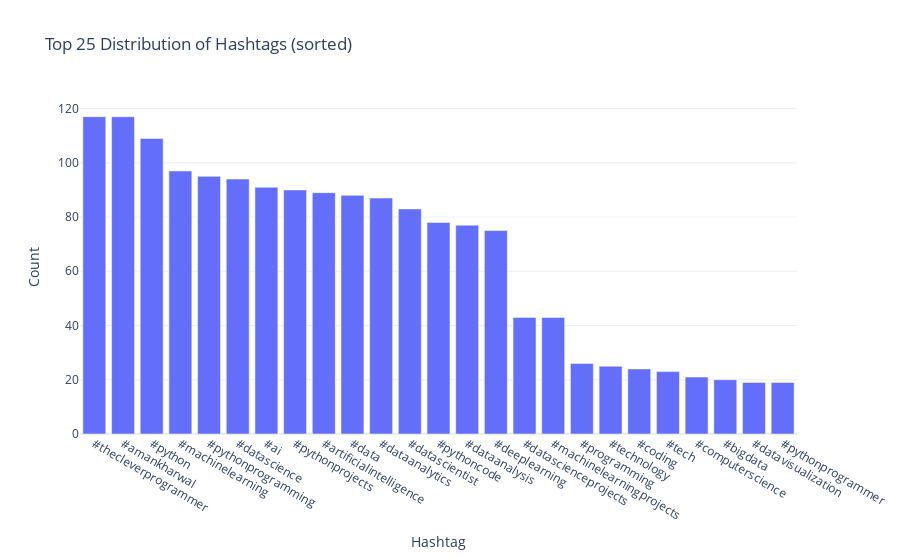

The code cell stored with this chart in its notebook:
### Code cell
# Create a bar chart that visualizes the distribution of the top 25 hashtags used in the Instagram posts.

# Create a list to store all hashtags
all_hashtags = []

# Iterate through each row in the 'Hashtags' column
for row in data['Hashtags']:
    hashtags = str(row).split()  # Split the hashtags string into a list
    hashtags = [tag.strip() for tag in hashtags]  # Remove any extra spaces
    all_hashtags.extend(hashtags)  # Add the hashtags to the list

# Create a pandas DataFrame to store the hashtag distribution
hashtag_distribution = pd.Series(all_hashtags).value_counts().reset_index() # Count the frequency of each hashtag & reset the index
hashtag_distribution.columns = ['Hashtag', 'Count'] # Rename the columns to 'Hashtag' and 'Count'

# Sort by count in descending order
hashtag_distribution = hashtag_distribution.sort_values(by='Count', ascending=False)

# Get the top 25 hashtags
top_hashtags = hashtag_distribution.head(25)

# Create a bar chart
fig = px.bar(top_hashtags, 
             x='Hashtag',  # X-axis: Hashtags
             y='Count',    # Y-axis: Frequency of hashtags
             title='Top 25 Distribution of Hashtags (sorted)')  # Title of the plot

# Display the bar chart
fig.show()

### Figure 1 — Plotly figure (JSON) as saved in the notebook; plotly's stock layout.template omitted (floating-point values rounded to 4 significant figures)
{"data": [{"alignmentgroup": "True", "hovertemplate": "Hashtag=%{x}<br>Count=%{y}<extra></extra>", "legendgroup": "", "marker": {"color": "#636efa", "pattern": {"shape": ""}}, "name": "", "offsetgroup": "", "orientation": "v", "showlegend": false, "textposition": "auto", "type": "bar", "x": ["#thecleverprogrammer", "#amankharwal", "#python", "#machinelearning", "#pythonprogramming", "#datascience", "#ai", "#pythonprojects", "#artificialintelligence", "#data", "#dataanalytics", "#datascientist", "#pythoncode", "#dataanalysis", "#deeplearning", "#datascienceprojects", "#machinelearningprojects", "#programming", "#technology", "#coding", "#tech", "#computerscience", "#bigdata", "#datavisualization", "#pythonprogrammer"], "xaxis": "x", "y": [117, 117, 109, 97, 95, 94, 91, 90, 89, 88, 87, 83, 78, 77, 75, 43, 43, 26, 25, 24, 23, 21, 20, 19, 19], "yaxis": "y"}], "layout": {"autosize": true, "barmode": "relative", "legend": {"tracegroupgap": 0}, "title": {"text": "Top 25 Distribution of Hashtags (sorted)"}, "xaxis": {"anchor": "y", "autorange": true, "domain": [0, 1], "range": [-0.5, 24.5], "title": {"text": "Hashtag"}, "type": "category"}, "yaxis": {"anchor": "x", "autorange": true, "domain": [0, 1], "range": [0, 123.2], "title": {"text": "Count"}, "type": "linear"}}}
